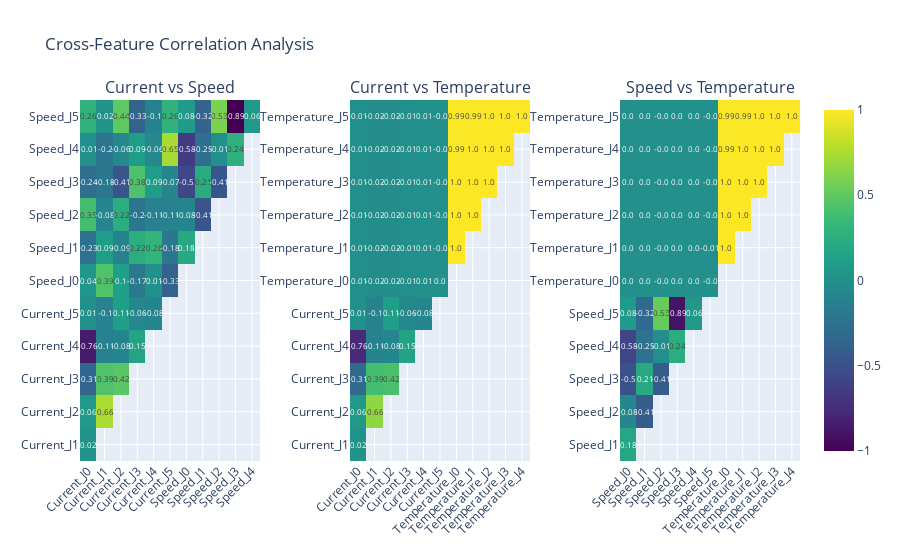

Here is the notebook cell this chart was saved with:
### Code cell
from plotly.subplots import make_subplots
import plotly.graph_objects as go
import numpy as np
from itertools import combinations

feature_pairs = list(combinations(feature_type_lst, 2))

fig = make_subplots(
    rows=1, cols=3,
    subplot_titles=[f'{pair[0]} vs {pair[1]}' for pair in feature_pairs],
    horizontal_spacing=0.125
)

for pair_idx, (feat1, feat2) in enumerate(feature_pairs):
    cols = []
    for joint_idx in range(6):
        cols.append(f"{feat1}_J{joint_idx}")
    for joint_idx in range(6):
        cols.append(f"{feat2}_J{joint_idx}")
    
    df_corr = df_cobots[cols].corr().round(2)
    
    # Mask upper triangle
    mask = np.zeros_like(df_corr, dtype=bool)
    mask[np.triu_indices_from(mask)] = True
    
    # Apply mask and drop empty rows/cols
    df_corr_viz = df_corr.mask(mask).dropna(how='all').dropna(axis='columns', how='all')

    # Create text array with blanks instead of nan
    text_values = df_corr_viz.values.astype(str)
    text_values[text_values == 'nan'] = ''
    
    col = pair_idx + 1  # 1, 2, or 3
    
    fig.add_trace(
        go.Heatmap(
            z=df_corr_viz.values,
            x=df_corr_viz.columns,
            y=df_corr_viz.index,
            colorscale='Viridis',
            zmid=0,
            text=text_values,
            texttemplate='%{text}',
            textfont={"size": 8},
            showscale=(pair_idx == 2)
        ),
        row=1, col=col
    )
    
    fig.update_xaxes(tickangle=-45, row=1, col=col)

fig.update_layout(
    height=550,
    title_text="Cross-Feature Correlation Analysis",
    showlegend=False
)

fig.show()

### Figure 1 — Plotly figure (JSON) as saved in the notebook; plotly's stock layout.template omitted (floating-point values rounded to 4 significant figures)
{"data": [{"colorscale": [[0, "#440154"], [0.1111, "#482878"], [0.2222, "#3e4989"], [0.3333, "#31688e"], [0.4444, "#26828e"], [0.5556, "#1f9e89"], [0.6667, "#35b779"], [0.7778, "#6ece58"], [0.8889, "#b5de2b"], [1, "#fde725"]], "showscale": false, "text": [["0.02", "", "", "", "", "", "", "", "", "", ""], ["0.06", "0.66", "", "", "", "", "", "", "", "", ""], ["-0.31", "0.39", "0.42", "", "", "", "", "", "", "", ""], ["-0.76", "-0.11", "-0.08", "0.15", "", "", "", "", "", "", ""], ["0.01", "-0.1", "0.11", "-0.06", "-0.08", "", "", "", "", "", ""], ["0.04", "0.39", "0.1", "-0.17", "0.01", "-0.33", "", "", "", "", ""], ["-0.23", "0.09", "-0.09", "0.22", "0.28", "-0.18", "0.18", "", "", "", ""], ["0.35", "-0.08", "0.22", "-0.2", "-0.11", "-0.11", "-0.08", "-0.41", "", "", ""], ["-0.24", "-0.18", "-0.41", "0.38", "0.09", "-0.07", "-0.5", "0.21", "-0.41", "", ""], ["-0.01", "-0.2", "-0.06", "0.09", "-0.06", "0.65", "-0.58", "-0.25", "-0.01", "0.24", ""], ["0.26", "0.02", "0.44", "-0.33", "-0.1", "0.26", "0.08", "-0.32", "0.53", "-0.89", "0.06"]], "textfont": {"size": 8}, "texttemplate": "%{text}", "type": "heatmap", "x": ["Current_J0", "Current_J1", "Current_J2", "Current_J3", "Current_J4", "Current_J5", "Speed_J0", "Speed_J1", "Speed_J2", "Speed_J3", "Speed_J4"], "xaxis": "x", "y": ["Current_J1", "Current_J2", "Current_J3", "Current_J4", "Current_J5", "Speed_J0", "Speed_J1", "Speed_J2", "Speed_J3", "Speed_J4", "Speed_J5"], "yaxis": "y", "z": [[0.02, NaN, NaN, NaN, NaN, NaN, NaN, NaN, NaN, NaN, NaN], [0.06, 0.66, NaN, NaN, NaN, NaN, NaN, NaN, NaN, NaN, NaN], [-0.31, 0.39, 0.42, NaN, NaN, NaN, NaN, NaN, NaN, NaN, NaN], [-0.76, -0.11, -0.08, 0.15, NaN, NaN, NaN, NaN, NaN, NaN, NaN], [0.01, -0.1, 0.11, -0.06, -0.08, NaN, NaN, NaN, NaN, NaN, NaN], [0.04, 0.39, 0.1, -0.17, 0.01, -0.33, NaN, NaN, NaN, NaN, NaN], [-0.23, 0.09, -0.09, 0.22, 0.28, -0.18, 0.18, NaN, NaN, NaN, NaN], [0.35, -0.08, 0.22, -0.2, -0.11, -0.11, -0.08, -0.41, NaN, NaN, NaN], [-0.24, -0.18, -0.41, 0.38, 0.09, -0.07, -0.5, 0.21, -0.41, NaN, NaN], [-0.01, -0.2, -0.06, 0.09, -0.06, 0.65, -0.58, -0.25, -0.01, 0.24, NaN], [0.26, 0.02, 0.44, -0.33, -0.1, 0.26, 0.08, -0.32, 0.53, -0.89, 0.06]], "zmid": 0}, {"colorscale": [[0, "#440154"], [0.1111, "#482878"], [0.2222, "#3e4989"], [0.3333, "#31688e"], [0.4444, "#26828e"], [0.5556, "#1f9e89"], [0.6667, "#35b779"], [0.7778, "#6ece58"], [0.8889, "#b5de2b"], [1, "#fde725"]], "showscale": false, "text": [["0.02", "", "", "", "", "", "", "", "", "", ""], ["0.06", "0.66", "", "", "", "", "", "", "", "", ""], ["-0.31", "0.39", "0.42", "", "", "", "", "", "", "", ""], ["-0.76", "-0.11", "-0.08", "0.15", "", "", "", "", "", "", ""], ["0.01", "-0.1", "0.11", "-0.06", "-0.08", "", "", "", "", "", ""], ["-0.01", "-0.02", "-0.02", "-0.01", "0.01", "0.0", "", "", "", "", ""], ["-0.01", "-0.02", "-0.02", "-0.01", "0.01", "-0.0", "1.0", "", "", "", ""], ["-0.01", "-0.02", "-0.02", "-0.01", "0.01", "-0.0", "1.0", "1.0", "", "", ""], ["-0.01", "-0.02", "-0.02", "-0.01", "0.01", "-0.0", "1.0", "1.0", "1.0", "", ""], ["-0.01", "-0.02", "-0.02", "-0.01", "0.01", "-0.0", "0.99", "1.0", "1.0", "1.0", ""], ["-0.01", "-0.02", "-0.02", "-0.01", "0.01", "-0.0", "0.99", "0.99", "1.0", "1.0", "1.0"]], "textfont": {"size": 8}, "texttemplate": "%{text}", "type": "heatmap", "x": ["Current_J0", "Current_J1", "Current_J2", "Current_J3", "Current_J4", "Current_J5", "Temperature_J0", "Temperature_J1", "Temperature_J2", "Temperature_J3", "Temperature_J4"], "xaxis": "x2", "y": ["Current_J1", "Current_J2", "Current_J3", "Current_J4", "Current_J5", "Temperature_J0", "Temperature_J1", "Temperature_J2", "Temperature_J3", "Temperature_J4", "Temperature_J5"], "yaxis": "y2", "z": [[0.02, NaN, NaN, NaN, NaN, NaN, NaN, NaN, NaN, NaN, NaN], [0.06, 0.66, NaN, NaN, NaN, NaN, NaN, NaN, NaN, NaN, NaN], [-0.31, 0.39, 0.42, NaN, NaN, NaN, NaN, NaN, NaN, NaN, NaN], [-0.76, -0.11, -0.08, 0.15, NaN, NaN, NaN, NaN, NaN, NaN, NaN], [0.01, -0.1, 0.11, -0.06, -0.08, NaN, NaN, NaN, NaN, NaN, NaN], [-0.01, -0.02, -0.02, -0.01, 0.01, 0.0, NaN, NaN, NaN, NaN, NaN], [-0.01, -0.02, -0.02, -0.01, 0.01, -0.0, 1.0, NaN, NaN, NaN, NaN], [-0.01, -0.02, -0.02, -0.01, 0.01, -0.0, 1.0, 1.0, NaN, NaN, NaN], [-0.01, -0.02, -0.02, -0.01, 0.01, -0.0, 1.0, 1.0, 1.0, NaN, NaN], [-0.01, -0.02, -0.02, -0.01, 0.01, -0.0, 0.99, 1.0, 1.0, 1.0, NaN], [-0.01, -0.02, -0.02, -0.01, 0.01, -0.0, 0.99, 0.99, 1.0, 1.0, 1.0]], "zmid": 0}, {"colorscale": [[0, "#440154"], [0.1111, "#482878"], [0.2222, "#3e4989"], [0.3333, "#31688e"], [0.4444, "#26828e"], [0.5556, "#1f9e89"], [0.6667, "#35b779"], [0.7778, "#6ece58"], [0.8889, "#b5de2b"], [1, "#fde725"]], "showscale": true, "text": [["0.18", "", "", "", "", "", "", "", "", "", ""], ["-0.08", "-0.41", "", "", "", "", "", "", "", "", ""], ["-0.5", "0.21", "-0.41", "", "", "", "", "", "", "", ""], ["-0.58", "-0.25", "-0.01", "0.24", "", "", "", "", "", "", ""], ["0.08", "-0.32", "0.53", "-0.89", "0.06", "", "", "", "", "", ""], ["0.0", "0.0", "-0.0", "0.0", "0.0", "-0.0", "", "", "", "", ""], ["0.0", "0.0", "-0.0", "0.0", "0.0", "-0.01", "1.0", "", "", "", ""], ["0.0", "0.0", "-0.0", "0.0", "0.0", "-0.0", "1.0", "1.0", "", "", ""], ["0.0", "0.0", "-0.0", "0.0", "0.0", "-0.0", "1.0", "1.0", "1.0", "", ""], ["0.0", "0.0", "-0.0", "0.0", "0.0", "-0.0", "0.99", "1.0", "1.0", "1.0", ""], ["0.0", "0.0", "-0.0", "0.0", "0.0", "-0.0", "0.99", "0.99", "1.0", "1.0", "1.0"]], "textfont": {"size": 8}, "texttemplate": "%{text}", "type": "heatmap", "x": ["Speed_J0", "Speed_J1", "Speed_J2", "Speed_J3", "Speed_J4", "Speed_J5", "Temperature_J0", "Temperature_J1", "Temperature_J2", "Temperature_J3", "Temperature_J4"], "xaxis": "x3", "y": ["Speed_J1", "Speed_J2", "Speed_J3", "Speed_J4", "Speed_J5", "Temperature_J0", "Temperature_J1", "Temperature_J2", "Temperature_J3", "Temperature_J4", "Temperature_J5"], "yaxis": "y3", "z": [[0.18, NaN, NaN, NaN, NaN, NaN, NaN, NaN, NaN, NaN, NaN], [-0.08, -0.41, NaN, NaN, NaN, NaN, NaN, NaN, NaN, NaN, NaN], [-0.5, 0.21, -0.41, NaN, NaN, NaN, NaN, NaN, NaN, NaN, NaN], [-0.58, -0.25, -0.01, 0.24, NaN, NaN, NaN, NaN, NaN, NaN, NaN], [0.08, -0.32, 0.53, -0.89, 0.06, NaN, NaN, NaN, NaN, NaN, NaN], [0.0, 0.0, -0.0, 0.0, 0.0, -0.0, NaN, NaN, NaN, NaN, NaN], [0.0, 0.0, -0.0, 0.0, 0.0, -0.01, 1.0, NaN, NaN, NaN, NaN], [0.0, 0.0, -0.0, 0.0, 0.0, -0.0, 1.0, 1.0, NaN, NaN, NaN], [0.0, 0.0, -0.0, 0.0, 0.0, -0.0, 1.0, 1.0, 1.0, NaN, NaN], [0.0, 0.0, -0.0, 0.0, 0.0, -0.0, 0.99, 1.0, 1.0, 1.0, NaN], [0.0, 0.0, -0.0, 0.0, 0.0, -0.0, 0.99, 0.99, 1.0, 1.0, 1.0]], "zmid": 0}], "layout": {"annotations": [{"font": {"size": 16}, "showarrow": false, "text": "Current vs Speed", "x": 0.125, "xanchor": "center", "xref": "paper", "y": 1, "yanchor": "bottom", "yref": "paper"}, {"font": {"size": 16}, "showarrow": false, "text": "Current vs Temperature", "x": 0.5, "xanchor": "center", "xref": "paper", "y": 1, "yanchor": "bottom", "yref": "paper"}, {"font": {"size": 16}, "showarrow": false, "text": "Speed vs Temperature", "x": 0.875, "xanchor": "center", "xref": "paper", "y": 1, "yanchor": "bottom", "yref": "paper"}], "height": 550, "showlegend": false, "title": {"text": "Cross-Feature Correlation Analysis"}, "xaxis": {"anchor": "y", "domain": [0, 0.25], "tickangle": -45}, "xaxis2": {"anchor": "y2", "domain": [0.375, 0.625], "tickangle": -45}, "xaxis3": {"anchor": "y3", "domain": [0.75, 1], "tickangle": -45}, "yaxis": {"anchor": "x", "domain": [0, 1]}, "yaxis2": {"anchor": "x2", "domain": [0, 1]}, "yaxis3": {"anchor": "x3", "domain": [0, 1]}}}
